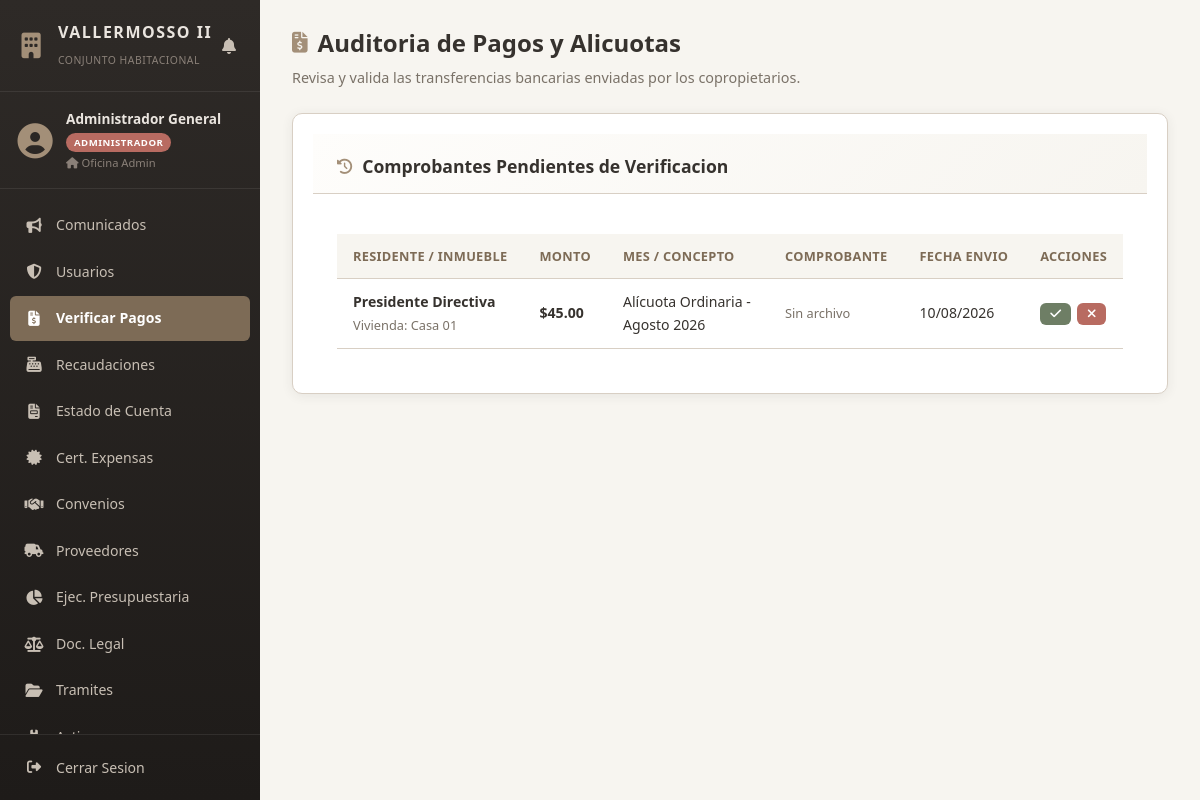
The app's page /views/administrador/verificar_pagos.php (signed in), older data.
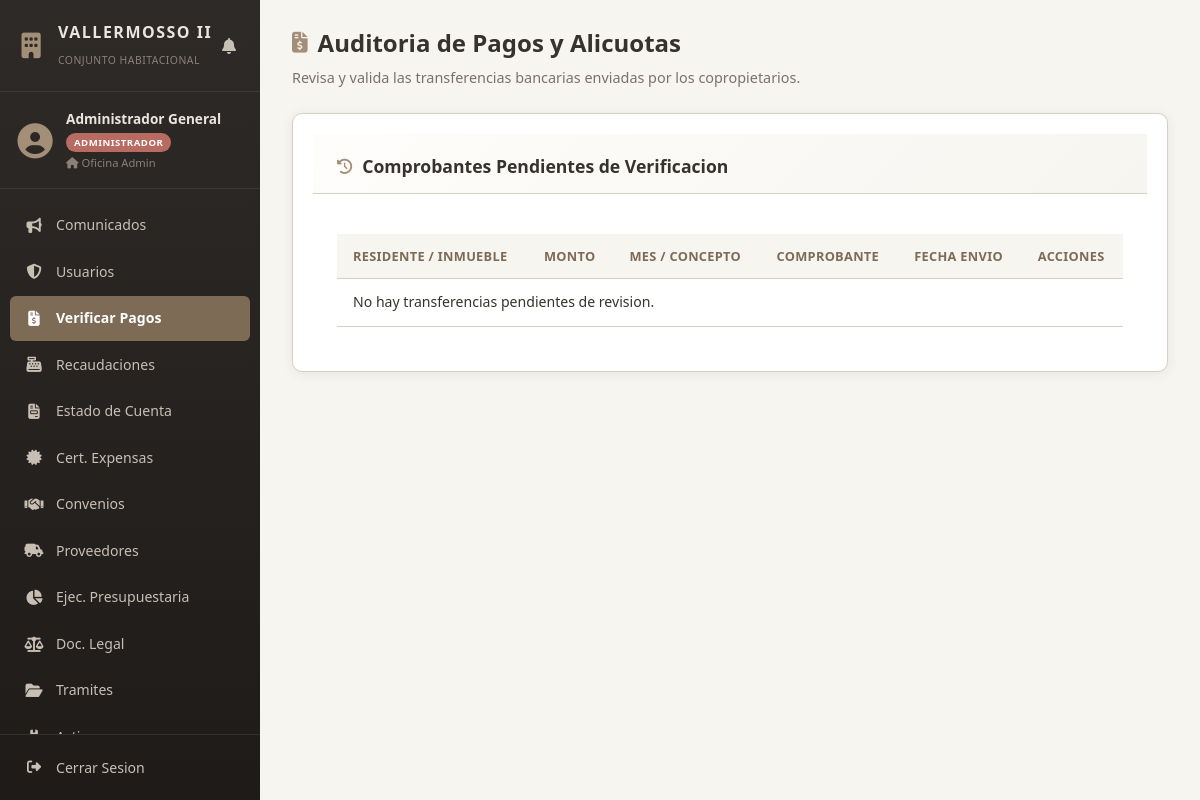
The same page, newer data.
### tables this page shows
CREATE TABLE `pagos` (
  `id_pago` int(11) NOT NULL,
  `id_usuario` int(11) NOT NULL,
  `concepto` varchar(150) NOT NULL,
  `monto` decimal(10,2) NOT NULL,
  `fecha_vencimiento` date NOT NULL,
  `estado` enum('PENDIENTE','EN_REVISION','PAGADO','RECHAZADO') DEFAULT 'PENDIENTE',
  `comprobante_url` varchar(255) DEFAULT NULL,
  `fecha_subida` datetime DEFAULT NULL,
  `created_at` timestamp NOT NULL DEFAULT current_timestamp()
);

CREATE TABLE `usuarios` (
  `id_usuario` int(11) NOT NULL,
  `cedula` varchar(15) NOT NULL,
  `nombres` varchar(120) NOT NULL,
  `correo` varchar(100) NOT NULL,
  `telefono_whatsapp` varchar(20) NOT NULL,
  `numero_vivienda` varchar(20) NOT NULL,
  `rol` enum('RESIDENTE','ADMINISTRADOR','DIRECTIVA') NOT NULL DEFAULT 'RESIDENTE',
  `puesto_casa` varchar(50) DEFAULT NULL,
  `clave_hash` varchar(255) NOT NULL,
  `estado` enum('ACTIVO','INACTIVO') DEFAULT 'ACTIVO',
  `creado_en` timestamp NOT NULL DEFAULT current_timestamp(),
  `created_at` timestamp NOT NULL DEFAULT current_timestamp()
);

### config/db.php (called while the page is built, shortened)
<?php
class Database {
    private static $host = 'localhost';
    private static $db_name = 'vallermosso2_db';
    private static $username = 'root';
    private static $password = '';
    private static $conn = null;
    public static function obtenerConexion() {
        if (self::$conn === null) {
            try {
                self::$conn = new PDO(
                    "mysql:host=" . self::$host . ";dbname=" . self::$db_name . ";charset=utf8mb4",
                    self::$username,
                    self::$password,
                    [
                        PDO::ATTR_ERRMODE => PDO::ERRMODE_EXCEPTION,
                        PDO::ATTR_DEFAULT_FETCH_MODE => PDO::FETCH_ASSOC
                    ]
                );
            } catch (PDOException $e) {
                die("Error de conexión a la base de datos: " . $e->getMessage());
            }
        }
        return self::$conn;
    }
}

### models/Pago.php (called while the page is built, shortened)
<?php
require_once __DIR__ . '/../config/db.php';
class Pago {
    private $pdo;
    public function __construct() {
        $this->pdo = Database::obtenerConexion();
    }
    public function obtenerPendientes() {
        try {
            $sql = "SELECT p.*, u.nombres, u.numero_vivienda, u.correo
                    FROM pagos p
                    LEFT JOIN usuarios u ON p.id_usuario = u.id_usuario
                    WHERE p.estado = 'PENDIENTE'
                    ORDER BY p.id_pago DESC";
            $stmt = $this->pdo->prepare($sql);
            $stmt->execute();
            return $stmt->fetchAll(PDO::FETCH_ASSOC);
        } catch (PDOException $e) {
            return [];
        }
    }
}
?>

### views/administrador/verificar_pagos.php (the view, shortened to what the changed rows need)
<?php
require_once __DIR__ . '/../../models/Pago.php';
$pagoModel = new Pago();
$pagosPendientes = $pagoModel->obtenerPendientes();
?>
<!DOCTYPE html>
<html lang="es">
<head>
    <link rel="stylesheet" href="../../public/css/style.css">
    <link rel="stylesheet" href="https://cdnjs.cloudflare.com/ajax/libs/font-awesome/6.4.0/css/all.min.css">
</head>
<body>
<div class="app-layout">
    <?php include_once __DIR__ . '/../sidebar.php'; ?>
    <main class="main-content">
        <header class="content-header">
            <h1><i class="fa-solid fa-file-invoice-dollar"></i> Auditoria de Pagos y Alicuotas</h1>
        </header>
        <section class="card">
            <div class="card-header">
                <h2><i class="fa-solid fa-clock-rotate-left"></i> Comprobantes Pendientes de Verificacion</h2>
            </div>
            <div class="card-body">
                <div class="table-responsive">
                    <table class="table">
                        <thead>
                            <tr>
                                <th>Residente / Inmueble</th>
                                <th>Monto</th>
                                <th>Mes / Concepto</th>
                                <th>Comprobante</th>
                                <th>Fecha Envio</th>
                                <th>Acciones</th>
                            </tr>
                        </thead>
                        <tbody>
                            <?php if (empty($pagosPendientes)): ?>
                                <tr>
                                    <td colspan="6" class="text-center">No hay transferencias pendientes de revision.</td>
                                </tr>
                            <?php else: ?>
                                <?php foreach ($pagosPendientes as $pago): ?>
                                    <tr>
                                        <td>
                                            <strong><?= htmlspecialchars($pago['nombres'] ?? 'Usuario Desconocido') ?></strong>
                                            <br>
                                            <small class="text-muted">Vivienda: <?= htmlspecialchars($pago['numero_vivienda'] ?? 'S/N') ?></small>
                                        </td>
                                        <td><strong>$<?= number_format($pago['monto'] ?? 0, 2) ?></strong></td>
                                        <td><?= htmlspecialchars($pago['concepto'] ?? 'Sin concepto') ?></td>
                                        <td>
                                            <?php $archivo = $pago['comprobante_url'] ?? ''; ?>
                                            <?php if (!empty($archivo)): ?>
                                                <a href="/VallermossoII/<?= htmlspecialchars($archivo) ?>" target="_blank" class="btn btn-sm btn-outline-primary">
                                                    <i class="fas fa-paperclip"></i> Ver
                                                </a>
                                            <?php else: ?>
                                                <span class="text-muted">Sin archivo</span>
                                            <?php endif; ?>
                                        </td>
                                        <td>
                                            <?php
                                                $fechaRaw = $pago['created_at'] ?? $pago['fecha_subida'] ?? '';
                                                $fechaFormateada = !empty($fechaRaw) ? date('d/m/Y', strtotime($fechaRaw)) : 'N/A';
                                            ?>
                                            <?= $fechaFormateada ?>
                                        </td>
                                        <td>
                                            <div class="btn-group">
                                                <form action="../../controllers/PagoController.php" method="POST" style="display:inline;">
                                                    <button type="submit" class="btn btn-sm btn-success" title="Aprobar Pago">
                                                        <i class="fa-solid fa-check"></i>
                                                    </button>
                                                </form>
                                                <form action="../../controllers/PagoController.php" method="POST" style="display:inline;">
                                                    <button type="submit" class="btn btn-sm btn-danger" title="Rechazar Pago">
                                                        <i class="fa-solid fa-xmark"></i>
                                                    </button>
                                                </form>
                                            </div>
                                        </td>
                                    </tr>
                                <?php endforeach; ?>
                            <?php endif; ?>
                        </tbody>
                    </table>
                </div>
            </div>
        </section>
    </main>
</div>
</body>
</html>

### views/sidebar.php (shortened to what the changed rows need)
<?php
$rol = $_SESSION['rol'] ?? $_SESSION['usuario_rol'] ?? '';
$paginaActual = basename($_SERVER['SCRIPT_NAME'], '.php');
$menuItems = [];
if (strtoupper($rol) === 'ADMINISTRADOR') {
    $menuItems = [
        ['icon' => 'fa-solid fa-bullhorn', 'label' => 'Comunicados', 'file' => 'comunicados.php', 'section' => 'administrador'],
        ['icon' => 'fa-solid fa-shield-halved', 'label' => 'Usuarios', 'file' => 'usuarios.php', 'section' => 'administrador'],
        ['icon' => 'fa-solid fa-file-invoice-dollar', 'label' => 'Verificar Pagos', 'file' => 'verificar_pagos.php', 'section' => 'administrador'],
        ['icon' => 'fa-solid fa-cash-register', 'label' => 'Recaudaciones', 'file' => 'recaudacion.php', 'section' => 'administrador'],
        ['icon' => 'fa-solid fa-file-invoice', 'label' => 'Estado de Cuenta', 'file' => 'estado_cuenta.php', 'section' => 'administrador'],
        ['icon' => 'fa-solid fa-certificate', 'label' => 'Cert. Expensas', 'file' => 'certificado_expensas.php', 'section' => 'administrador'],
        ['icon' => 'fa-solid fa-handshake', 'label' => 'Convenios', 'file' => 'convenios.php', 'section' => 'administrador'],
        ['icon' => 'fa-solid fa-truck-field', 'label' => 'Proveedores', 'file' => 'proveedores.php', 'section' => 'administrador'],
        ['icon' => 'fa-solid fa-chart-pie', 'label' => 'Ejec. Presupuestaria', 'file' => 'ejecucion_presupuestaria.php', 'section' => 'administrador'],
        ['icon' => 'fa-solid fa-scale-balanced', 'label' => 'Doc. Legal', 'file' => 'documentacion_legal.php', 'section' => 'administrador'],
        ['icon' => 'fa-solid fa-folder-open', 'label' => 'Tramites', 'file' => 'tramites.php', 'section' => 'administrador'],
        ['icon' => 'fa-solid fa-boxes-stacked', 'label' => 'Activos', 'file' => 'activos.php', 'section' => 'administrador'],
        ['icon' => 'fa-solid fa-building', 'label' => 'Espacios', 'file' => 'espacios.php', 'section' => 'administrador'],
        ['icon' => 'fa-solid fa-triangle-exclamation', 'label' => 'Incidencias', 'file' => 'incidencias.php', 'section' => 'administrador'],
        ['icon' => 'fa-solid fa-square-poll-vertical', 'label' => 'Encuestas', 'file' => 'encuestas.php', 'section' => 'administrador'],
    ];
}
?>
<aside id="sidebar" class="sidebar">
    <div class="sidebar-header">
        <div class="sidebar-brand">
            <div>
                <h2>VALLERMOSSO II</h2>
            </div>
        </div>
    </div>
    <nav class="sidebar-nav">
        <ul>
            <?php foreach ($menuItems as $item): ?>
                <?php
                    $isActive = ($paginaActual === pathinfo($item['file'], PATHINFO_FILENAME));
                    $href = "../{$item['section']}/{$item['file']}";
                ?>
                <li>
                    <a href="<?= $href ?>" class="<?= $isActive ? 'active' : '' ?>">
                        <i class="<?= $item['icon'] ?>"></i>
                        <span class="nav-text"><?= $item['label'] ?></span>
                    </a>
                </li>
            <?php endforeach; ?>
        </ul>
    </nav>
</aside>

Row changes from the older to the newer data that the page shows:
no longer on this page (row edited): pagos: id_usuario.nombres "Presidente Directiva", id_usuario.numero_vivienda "Casa 01", monto "45.00", concepto "Alícuota Ordinaria - Agosto 2026", created_at "10/08/2026"
Text that changed along with them:
text now shown: "No hay transferencias pendientes de revision."
